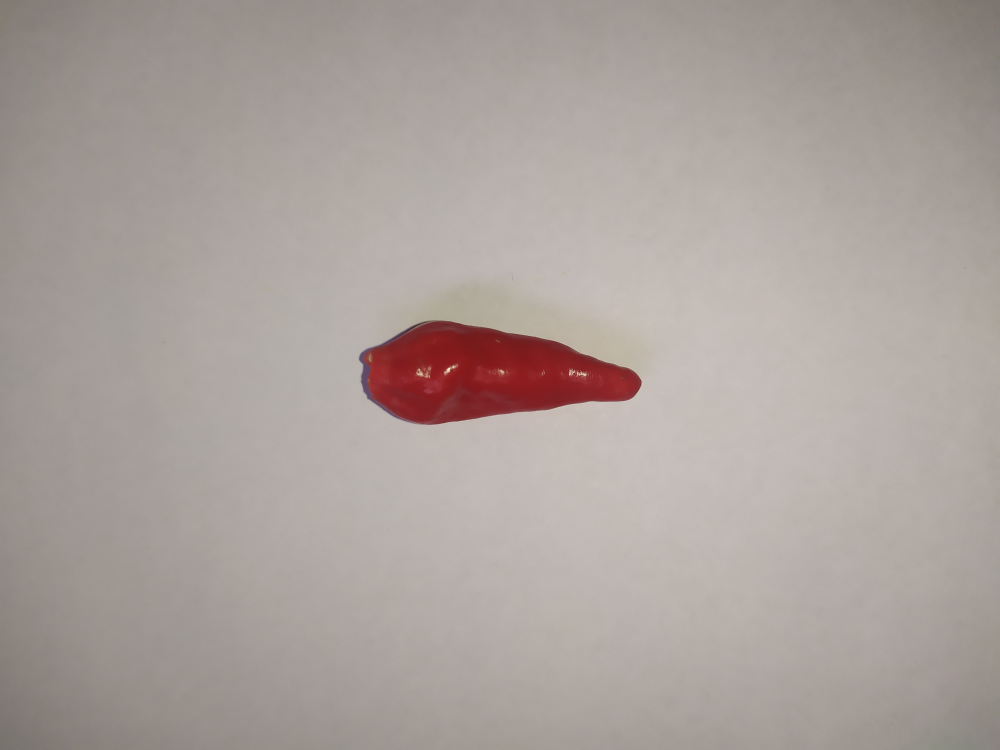
%> input picture PROJECT FIX/DATA UJI/MATANG/Testing1.jpg, 4000 x 3000 px (shown at 1/4 size); its folder holds 4 pictures in this run
$ octave pengujian.m   (GNU Octave 9; MATLAB toolbox functions it lacks are replaced by stand-ins)
%> lines starting %> are read from the running program, lines starting %| are printed output that depends on the picture; in (x1, y1, x2, y2) boxes, pixels count from 0 and x2, y2 are one past the last pixel; in counts of white or black regions, pixels touching at a corner belong together; the program's own positions count from 1
clc; clear; close all; warning off all;

%%% cabai matang
% membaca file citra
nama_folder = 'DATA UJI/MATANG';
nama_file = dir(fullfile(nama_folder,'*.jpg'));
jumlah_file = numel(nama_file);

%menginisialisasi variabel ciri_matang dan target_matang
ciri_matang = zeros(jumlah_file,3);
target_matang = cell(jumlah_file,1);

% melakukan pengolahan citra terhadap seluruh file
for n = 1:jumlah_file
    %membaca file RGB
    Img = im2double(imread(fullfile(nama_folder,nama_file(n).name)));
    %figure, imshow(Img)

    %konfersi RGB ke grayscale
    Img_gray = rgb2gray(Img);
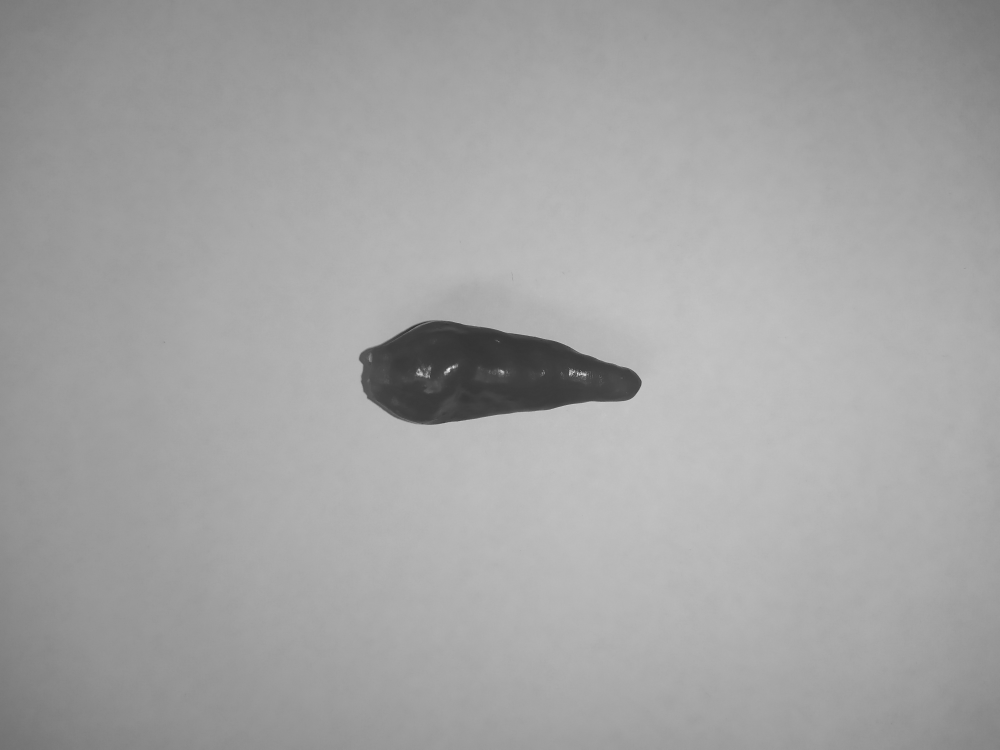
%> Img_gray: size 3000x4000 double (shown at 1/4 size); min 0.125, max 0.984, mean 0.643
    %figure, imshow(rgb2gray)

    %konfersi grayscale ke biner
    bw = imbinarize(Img_gray);
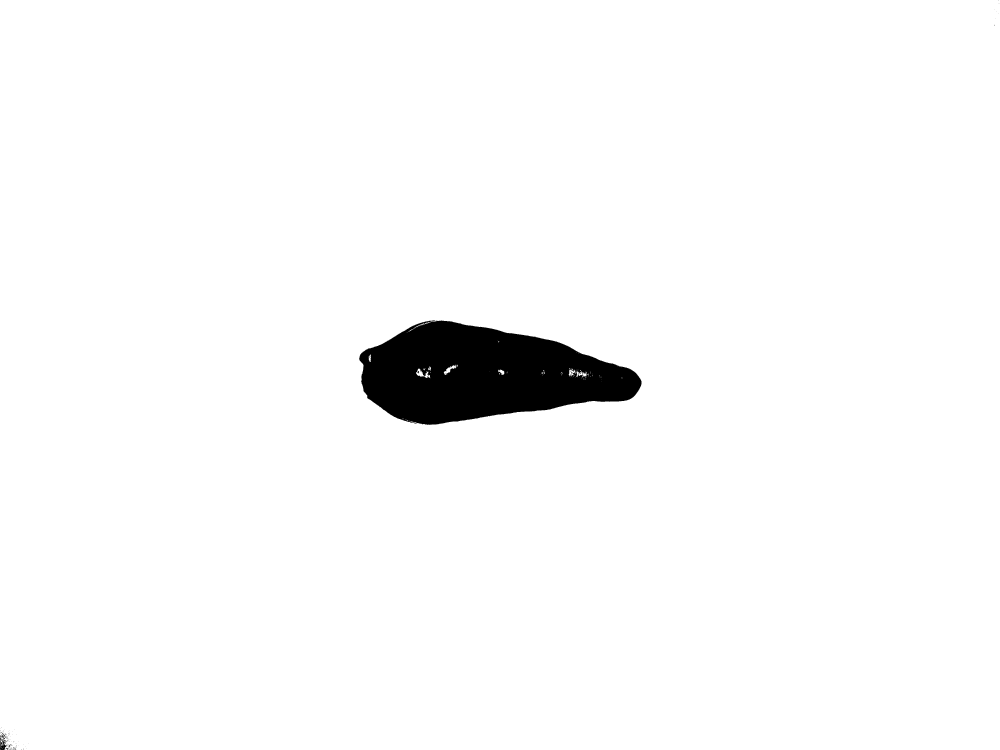
%> bw: size 3000x4000 logical (shown at 1/4 size); 97.4% white; 169 black regions (161 under 20 px), largest, box (x1, y1, x2, y2) and area: (1437, 1281, 2566, 1699) 313988, (0, 2949, 26, 3000) 685, (0, 2936, 20, 2956) 103
    %figure, imshow(bw)

    %melakukan operasi komplemen
    bw = imcomplement(bw);
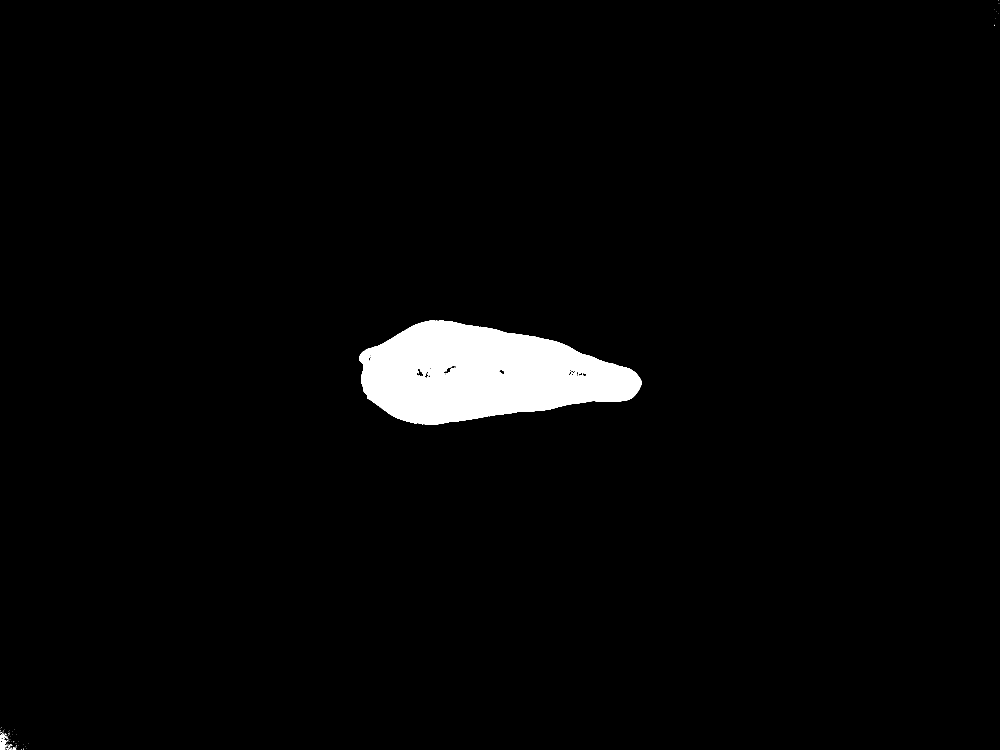
%> bw: size 3000x4000 logical (shown at 1/4 size); 2.6% white; 169 white regions (161 under 20 px), largest, box (x1, y1, x2, y2) and area: (1437, 1281, 2566, 1699) 313988, (0, 2949, 26, 3000) 685, (0, 2936, 20, 2956) 103
    %figure, imshow(bw)

    %melakukan operasi morfologi dari hasil segmentasi
    %filling holes
    bw = imfill(bw,'holes');
%> bw: size 3000x4000 logical; 2.7% white; 148 white regions (142 under 20 px), largest, box (x1, y1, x2, y2) and area: (1437, 1281, 2566, 1699) 317652, (0, 2949, 26, 3000) 782, (0, 2936, 20, 2956) 109, (16, 2938, 24, 2946) 25, (35, 2980, 40, 2990) 23, (29, 2992, 33, 3000) 21
    %figure, imshow(bw)

    %area opening
    bw = bwareaopen(bw, 1000);
%> bw: size 3000x4000 logical; 2.6% white; 1 white region, box (x1, y1, x2, y2) and area: (1437, 1281, 2566, 1699) 317652
    %figure, imshow (bw)

    %ekstraksi ciri RGB
    R = Img(:,:,1);
    G = Img(:,:,2);
    B = Img(:,:,2);
    R(~bw) = 0;
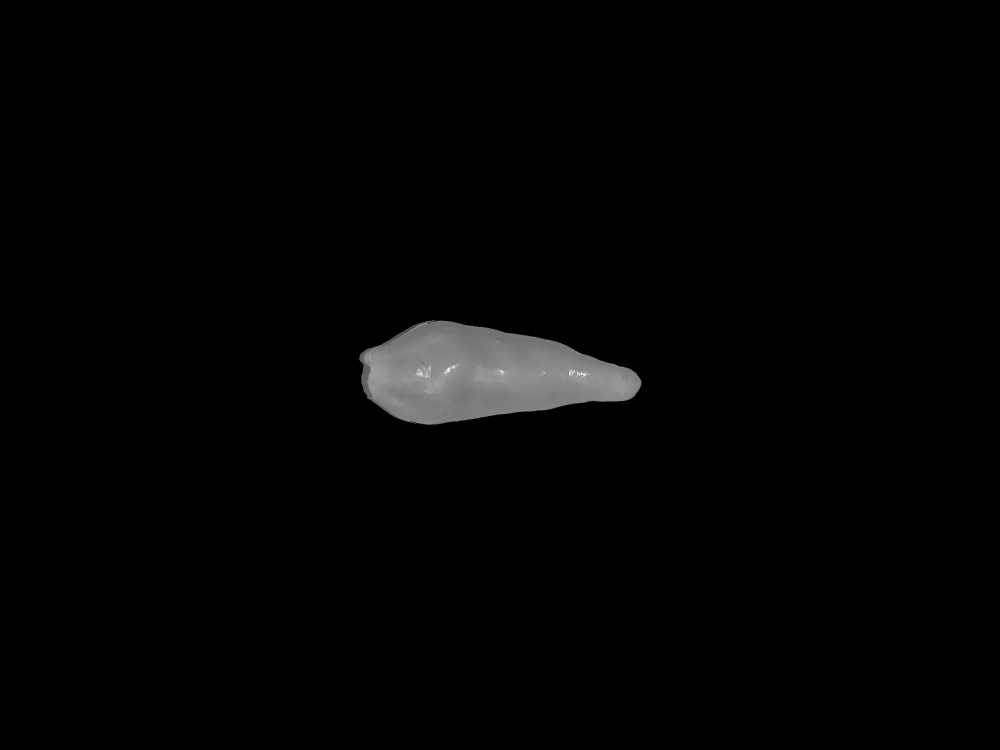
%> R: size 3000x4000 double (shown at 1/4 size); min 0, max 1, mean 0.0136
    G(~bw) = 0;
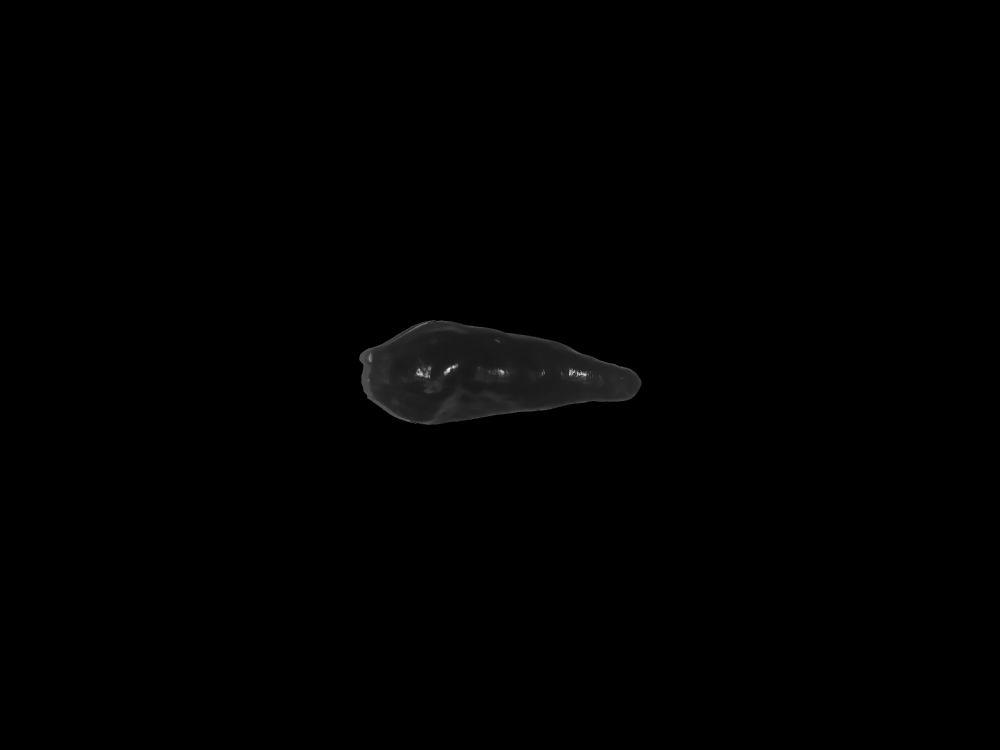
%> G: size 3000x4000 double (shown at 1/4 size); min 0, max 0.996, mean 0.00399
    B(~bw) = 0;
    %RGB = cat(3,R,G,B);
    %figure, imshow(RGB)

    Red = sum(sum(R))/sum(sum(bw));
%> Red = 0.515
    Green = sum(sum(G))/sum(sum(bw));
%> Green = 0.151
    Blue = sum(sum(B))/sum(sum(bw));
%> Blue = 0.151

    %ekstraksi ciri HSV
    HSV = rgb2hsv(Img);
    %figure, imshow(HSV)

    H = HSV(:,:,1);
    S = HSV(:,:,2);
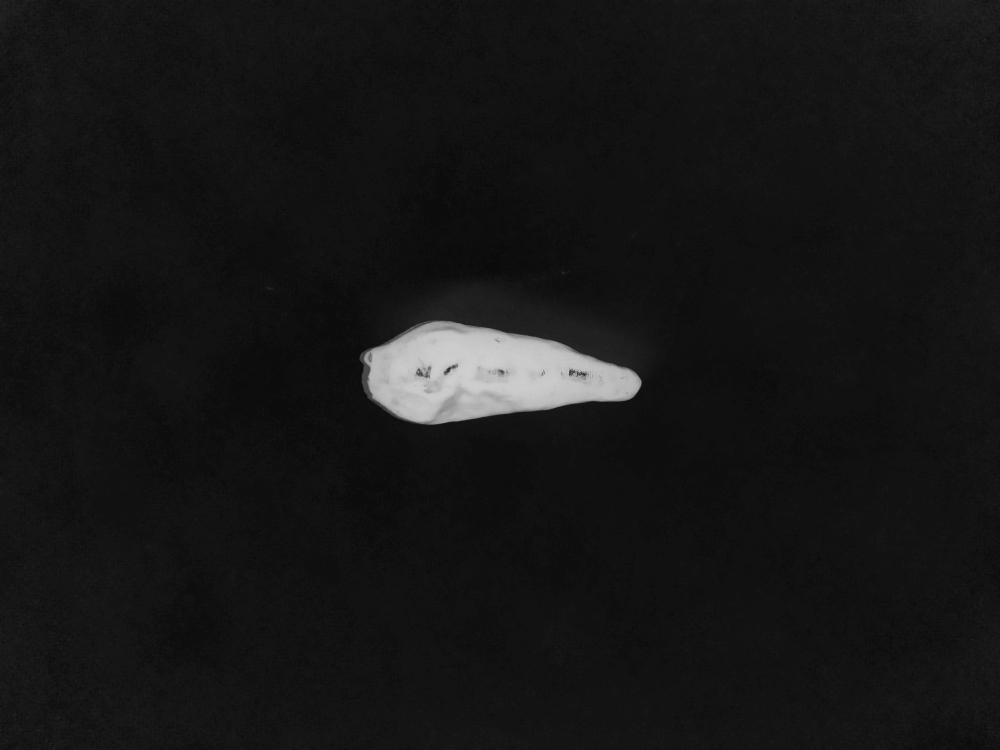
%> S: size 3000x4000 double (shown at 1/4 size); min 0.0137, max 0.973, mean 0.0895
    V = HSV(:,:,3);
    H(~bw) = 0;
    S(~bw) = 0;
    V(~bw) = 0;
    Hue = sum(sum(H))/sum(sum(bw));
%> Hue = 0.843
    Saturation = sum(sum(S))/sum(sum(bw));
%> Saturation = 0.709
    Value = sum(sum(V))/sum(sum(bw));
%> Value = 0.515
%> (the run ends here)
